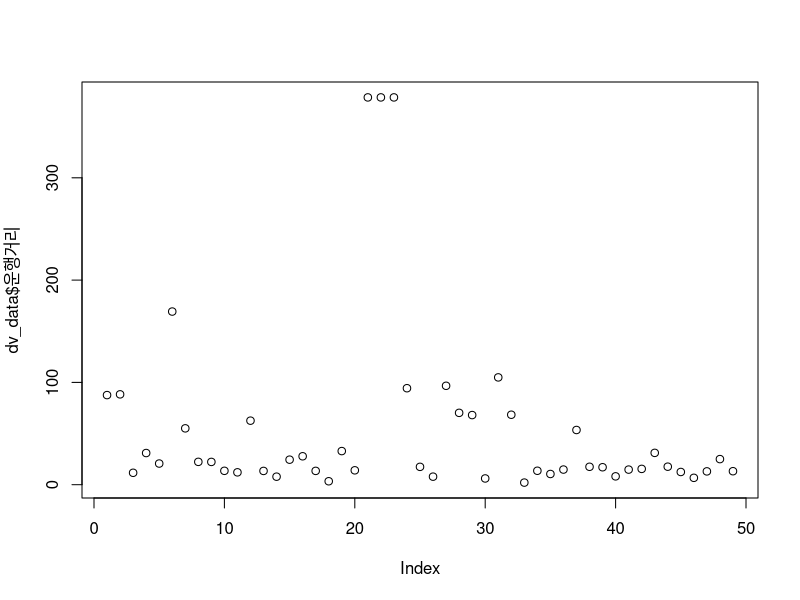
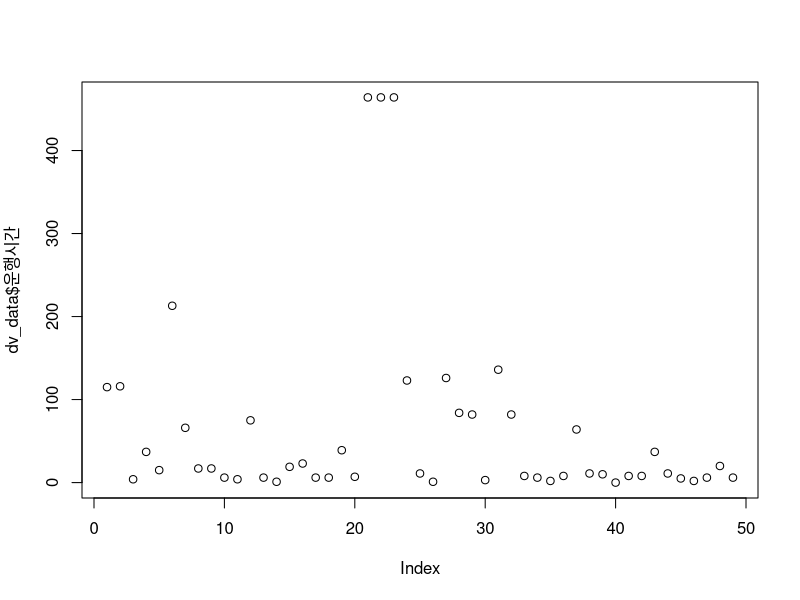
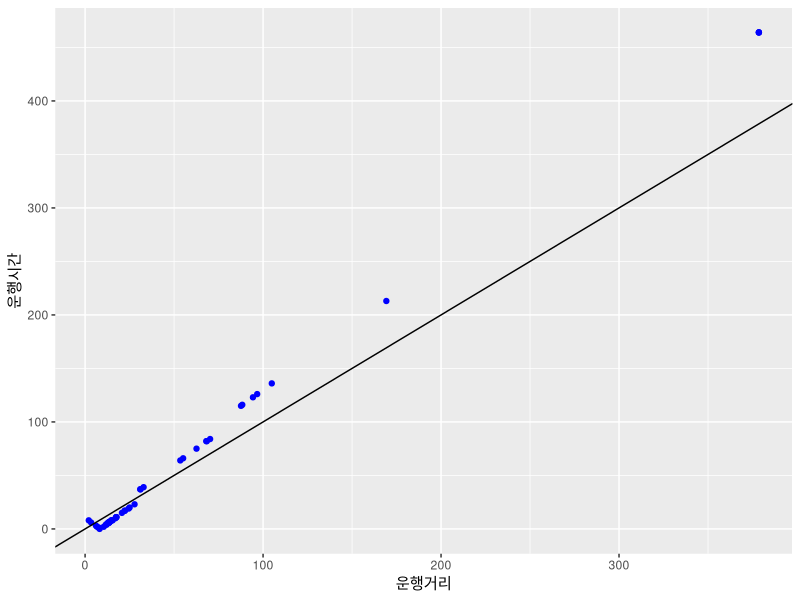
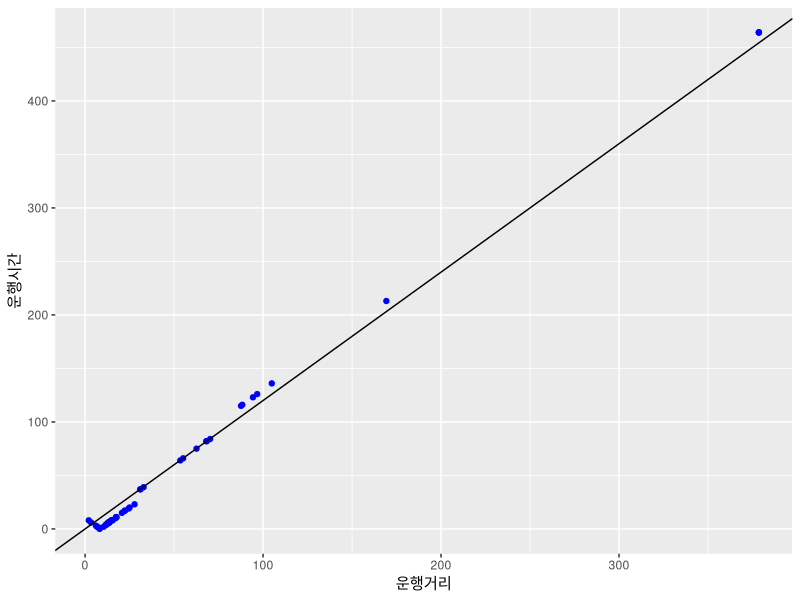
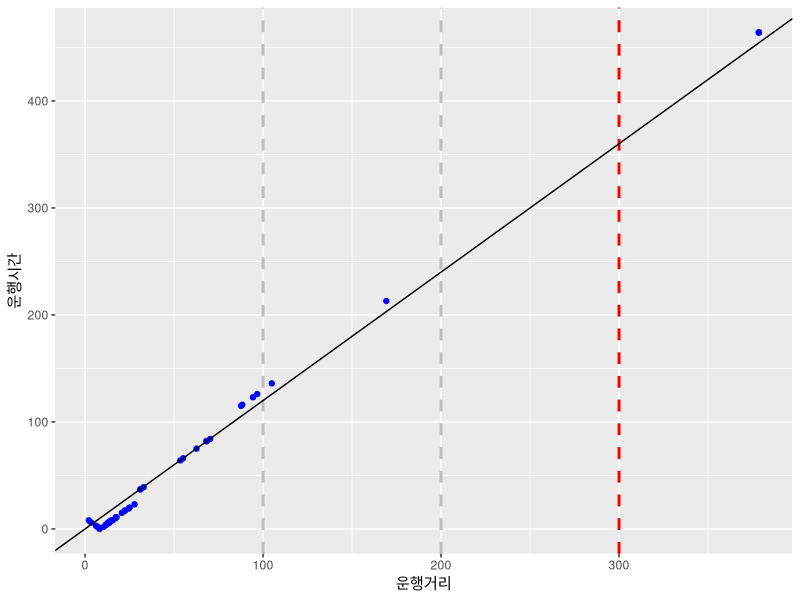
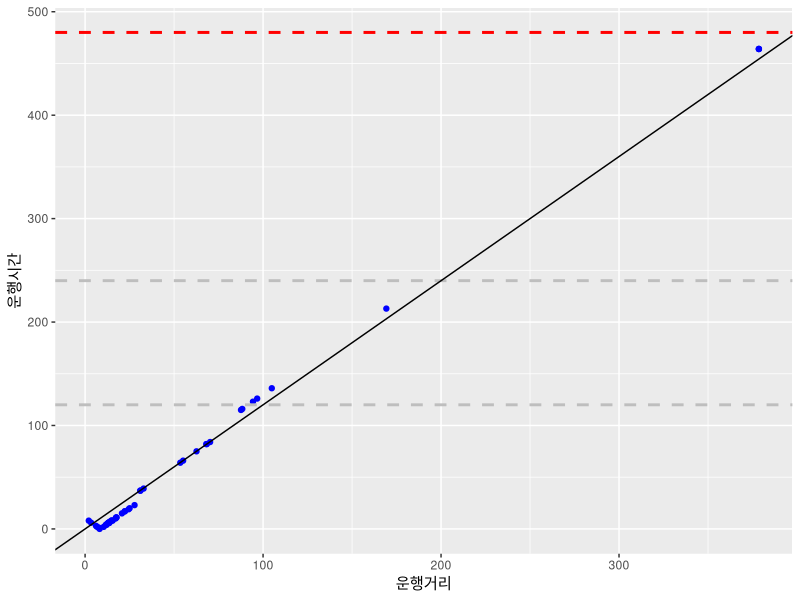
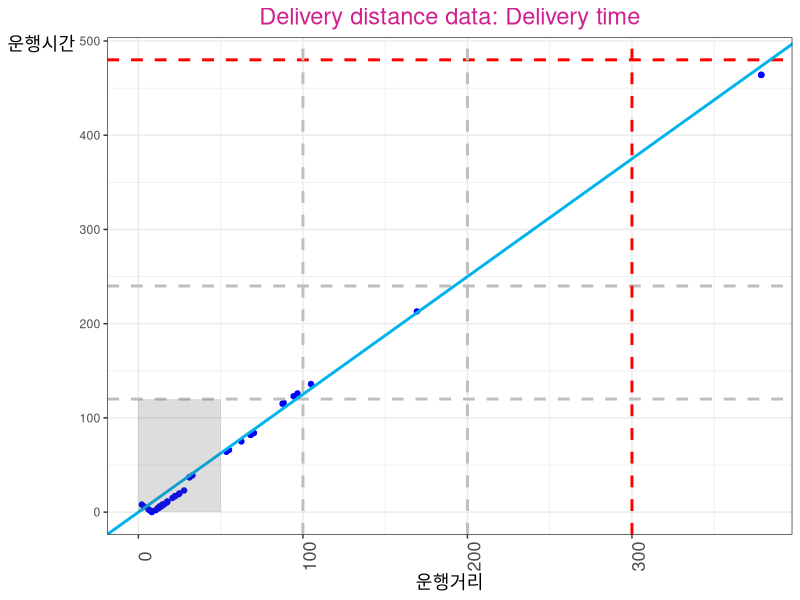
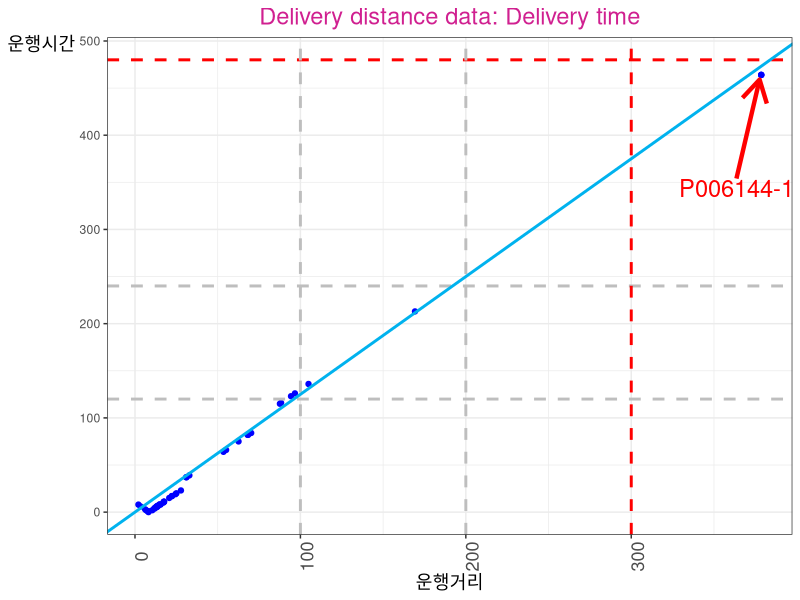

The R source for these figures, in order:
##
## 수배송 데이터 분석 
## 
## update: 20.06.14
## update: 20.05.14

getwd()
setwd("D:/500_Lab/Lab200515/Lab")
getwd()

Sys.setlocale("LC_ALL", "korean")

# install.packages("readxl")
# install.packages("ggplot2")
# install.packages("dplyr")

library(readxl)
library(ggplot2)
library(dplyr)

## Step 1: 원본 데이터 가져오기
dv_data <- read_excel("data/lab_06-02_delivery_data.xlsx", sheet="Sheet2")
View(dv_data)

## If 데이터에 NA 값을 0 로 수정
dv_data[is.na(dv_data)] <- 0

# 운행시간 및 거리의 데이터 값의 분포현황 
plot(dv_data$운행거리)
plot(dv_data$운행시간)

#  
ggplot(data=dv_data, aes(x=운행거리,y=운행시간)) +
  geom_point(size=1.5, color="blue") +
  geom_abline()

# 경사도(slope) 조정
ggplot(data=dv_data, aes(x=운행거리,y=운행시간)) +
  geom_point(size=1.5, color="blue") +
  geom_abline(slope=1.2)

# 세로선(geom_vline) 추가: 운행거리 범위 표시=100,200,300 Km 
ggplot(data=dv_data, aes(x=운행거리,y=운행시간)) +
  geom_point(size=1.5, color="blue") +
  geom_vline(xintercept=100, colour="grey", lty="dashed", size=1) +
  geom_vline(xintercept=200, colour="grey", lty="dashed", size=1) +
  geom_vline(xintercept=300, colour="red", lty="dashed", size=1) +
  geom_abline(slope=1.2)

# 가로선(geom_hline) 추가: 운행시간 범위 표시=120, 240, 480 분 
ggplot(data=dv_data, aes(x=운행거리,y=운행시간)) +
  geom_point(size=1.5, color="blue") +
  geom_hline(yintercept=120, colour="grey", lty="dashed", size=1) +
  geom_hline(yintercept=240, colour="grey", lty="dashed", size=1) +
  geom_hline(yintercept=480, colour="red", lty="dashed", size=1) +
  geom_abline(slope=1.2)

# 운행거리 및 시간을 동시 표시
ggplot(data=dv_data, aes(x=운행거리,y=운행시간)) +
  geom_point(size=1.5, color="blue") +
  geom_hline(yintercept=120, colour="grey", lty="dashed", size=1) +
  geom_hline(yintercept=240, colour="grey", lty="dashed", size=1) +
  geom_hline(yintercept=480, colour="red", lty="dashed", size=1) +
  geom_vline(xintercept=100, colour="grey", lty="dashed", size=1) +
  geom_vline(xintercept=200, colour="grey", lty="dashed", size=1) +
  geom_vline(xintercept=300, colour="red", lty="dashed", size=1) +
  geom_abline(slope=1.25, color='deepskyblue2', size=1) +
  annotate("rect", xmin = 0, xmax = 50, ymin = 0, ymax = 120,
           alpha = .2) +
  ggtitle('Delivery distance data: Delivery time')+       # 제목
  theme_bw()+                                             # 배경색
  theme(plot.title=element_text(size=17, hjust = 0.5, color='violetred'),
        axis.title=element_text(size=13),
        axis.title.y=element_text(angle=0),
        axis.text.x=element_text(angle=90, size=13))      # 테마

# 최대 운행거리의 배송처 찾기
tIdx <- which.max(dv_data$운행거리)
tIdx
tDevDis01 <- dv_data$운행거리[tIdx]
tDevTime01 <- dv_data$운행시간[tIdx]
tDevCode01 <- dv_data$배송처코드[tIdx]

ggplot(data=dv_data, aes(x=운행거리,y=운행시간)) +
  geom_point(size=1.5, color="blue") +
  geom_hline(yintercept=120, colour="grey", lty="dashed", size=1) +
  geom_hline(yintercept=240, colour="grey", lty="dashed", size=1) +
  geom_hline(yintercept=480, colour="red", lty="dashed", size=1) +
  geom_vline(xintercept=100, colour="grey", lty="dashed", size=1) +
  geom_vline(xintercept=200, colour="grey", lty="dashed", size=1) +
  geom_vline(xintercept=300, colour="red", lty="dashed", size=1) +
  geom_abline(slope=1.25, color='deepskyblue2', size=1) +
  annotate("segment", x=tDevDis01-15, xend=tDevDis01-1, 
           y=tDevTime01-110, yend=tDevTime01-5, size=1.5, colour="red", arrow=arrow()) +
  annotate("text", x=tDevDis01-15, y=tDevTime01-120, 
           size=6, colour="red", label=tDevCode01) +
  ggtitle('Delivery distance data: Delivery time')+       # 제목
  theme_bw()+                                             # 배경색
  theme(plot.title=element_text(size=17, hjust = 0.5, color='violetred'),
        axis.title=element_text(size=13),
        axis.title.y=element_text(angle=0),
        axis.text.x=element_text(angle=90, size=13))      # 테마


## --End--

